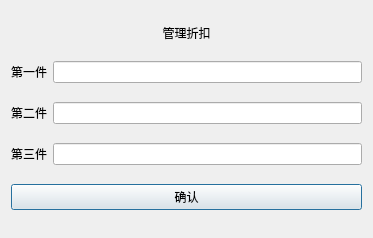
<?xml version="1.0" encoding="UTF-8"?>
<ui version="4.0">
 <class>changeAddDiscount</class>
 <widget class="QDialog" name="changeAddDiscount">
  <property name="geometry">
   <rect>
    <x>0</x>
    <y>0</y>
    <width>373</width>
    <height>238</height>
   </rect>
  </property>
  <property name="windowTitle">
   <string>Dialog</string>
  </property>
  <layout class="QVBoxLayout" name="verticalLayout">
   <item>
    <widget class="QLabel" name="label">
     <property name="sizePolicy">
      <sizepolicy hsizetype="Preferred" vsizetype="Fixed">
       <horstretch>0</horstretch>
       <verstretch>0</verstretch>
      </sizepolicy>
     </property>
     <property name="text">
      <string>管理折扣</string>
     </property>
     <property name="alignment">
      <set>Qt::AlignCenter</set>
     </property>
    </widget>
   </item>
   <item>
    <layout class="QHBoxLayout" name="horizontalLayout">
     <item>
      <widget class="QLabel" name="label_2">
       <property name="text">
        <string>第一件</string>
       </property>
      </widget>
     </item>
     <item>
      <widget class="QLineEdit" name="line_one"/>
     </item>
    </layout>
   </item>
   <item>
    <layout class="QHBoxLayout" name="horizontalLayout_2">
     <item>
      <widget class="QLabel" name="label_3">
       <property name="text">
        <string>第二件</string>
       </property>
      </widget>
     </item>
     <item>
      <widget class="QLineEdit" name="line_two"/>
     </item>
    </layout>
   </item>
   <item>
    <layout class="QHBoxLayout" name="horizontalLayout_3">
     <item>
      <widget class="QLabel" name="label_4">
       <property name="text">
        <string>第三件</string>
       </property>
      </widget>
     </item>
     <item>
      <widget class="QLineEdit" name="line_three"/>
     </item>
    </layout>
   </item>
   <item>
    <widget class="QPushButton" name="button_ok">
     <property name="text">
      <string>确认</string>
     </property>
    </widget>
   </item>
  </layout>
 </widget>
 <resources/>
 <connections/>
</ui>
